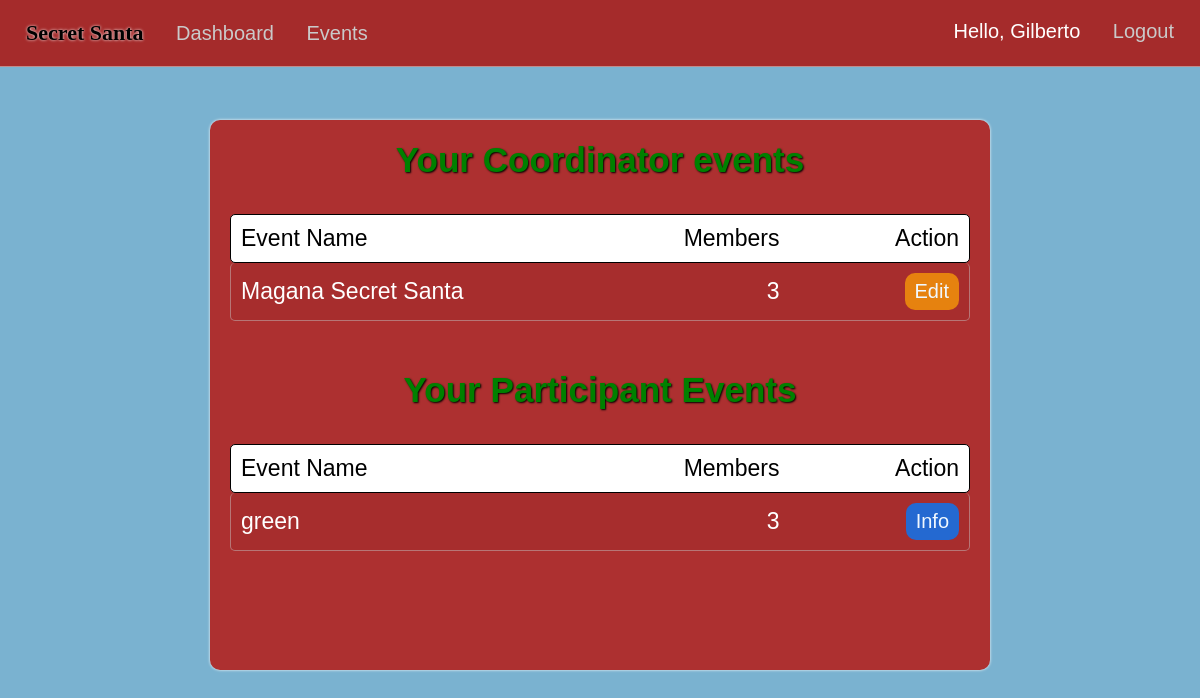
The page /dashboard (signed in) on the database its author committed.
### market/models.py (models this page shows, shortened)
class User(db.Model, UserMixin):
    id = db.Column(db.Integer(), primary_key=True)
    username = db.Column(db.String(length=30), nullable=False, unique=True)
    first_name = db.Column(db.String(length=50), nullable=False)
    last_name = db.Column(db.String(length=50), nullable=False)
    email_address = db.Column(db.String(length=50), nullable=False, unique=True)
    password_hash = db.Column(db.String(length=60), nullable=False)
    events = db.relationship('Event', backref='coordinator', lazy=True)
    events_attending = db.relationship('EventMembers', backref='attendees', lazy=True)
    @property
    def password(self):
        return self.password_hash

class EventMembers(db.Model):
    id = db.Column(db.Integer(), primary_key=True)
    event_id = db.Column(db.Integer(), db.ForeignKey('event.event_id'), nullable=False)
    user_id = db.Column(db.Integer(), db.ForeignKey('user.id'), nullable=False)
    status = db.Column(db.String(length=20))
    user = db.relationship('User', backref='event_members', lazy=True)
    events = db.relationship('Event', backref='event_link', lazy=True)

class Event(db.Model):
    event_id = db.Column(db.Integer(), primary_key=True)
    coordinator_id = db.Column(db.Integer(), db.ForeignKey('user.id'), nullable=False)
    event_name = db.Column(db.String(length=75), nullable=False, unique=True)
    event_date = db.Column(db.Date())
    event_status = db.Column(db.String(length=20))
    members = db.relationship('EventMembers', backref='attended_events', lazy=True)
    fields = db.relationship('EventFields', backref='event_for_field', lazy=True)
    filled_fields = db.relationship('UserEventFields', backref='FieldEvent', lazy=True)

### market/routes.py (the view)
@app.route("/dashboard")
@login_required
def dashboard_page():
    user_events=EventMembers.query.filter_by(user_id=current_user.id,status='member').all()
    return render_template('dashboard.html',user_events=user_events)

### market/models.py (called while the page is built)
@login_manager.user_loader
def load_user(user_id):
    return User.query.get(int(user_id))

### market/templates/dashboard.html (shortened to what this page needs)
{% extends 'base.html' %}
{% block style %}
<link rel= "stylesheet" type= "text/css" href= "{{ url_for('static',filename='styles/dashboard.css') }}">
{% endblock %}
{% block content %}
<center>
{% if user_events %}
  <div class="content-container">
  <div class="event-filled">
    <h3>Your Coordinator events</h3><br/>
    <div class="info-titles">
      <div class="event-info-interior">
        <p>Event Name</p>
        <p>Members</p>
      </div>
      <p>Action</p>
    </div>
  {% for event in user_events %}
    {% if event.attended_events.coordinator_id == current_user.id %}
      <div class="event-info">
        <div class="event-info-interior">
        <p>{{ event.attended_events.event_name }}</p>
        {% set count = [] %}
        {% for person in event.attended_events.members%}
          {% if person.status == 'member'%}
            {% set _ = count.append(person) %}
          {% endif %}
        {% endfor %}
        <p>{{count|length}}</p>
        </div>
        <a href="{{ url_for('event_info', event_id=event.event_id) }}"><button class="edit-btn">Edit</button></a>
      </div>
    {% endif %}
  {% endfor %}
  <br/>
  <h3 class="dash-title">Your Participant Events</h3><br/>
  <div class="info-titles">
    <div class="event-info-interior">
      <p>Event Name</p>
      <p>Members</p>
    </div>
    <p>Action</p>
  </div>
  {% for event in user_events %}
  {% if current_user.is_authenticated and event.attended_events.coordinator_id != current_user.id %}
    <div class="event-info">
      <div class="event-info-interior">
      <p>{{event.attended_events.event_name}}</p>
      <p class="members">{{ event.attended_events.members|length }}</p>
      </div>
      <a href="{{ url_for('event_info', event_id=event.event_id) }}"><button class="info-btn">Info</button></a>
    </div>
  {% endif %}
{% endfor %}
  </div>
  </div>
  {% endif%}
</center>
{% endblock %}

### market/templates/base.html (shortened to what this page needs)
<!DOCTYPE html>
<html lang="en">
<head>
  <link rel= "stylesheet" type= "text/css" href= "{{ url_for('static',filename='styles/main.css') }}">
  {% block style %}
  {% endblock %}
</head>
<body>
  <nav>
    <ul class="top-left-nav">
      <a href="{{ url_for('home_page') }}" ><li class="li-title">
        Secret Santa
      </li></a>
    {% if current_user.is_authenticated %}
      <li>
        <a href="{{ url_for('dashboard_page') }}" class="nav-item">Dashboard</a>
      </li>
      <li>
        <a href="{{ url_for('events_page') }}" class="nav-item">Events</a>
      </li>
    {% endif %}
    </ul>
    {% if current_user.is_authenticated %}
    <ul class="top-right-nav">
      <li>
        <p class="nav-name">Hello, {{ current_user.first_name.title() }} </p>
      </li>
      <li>
        <a class="nav-item" href="{{ url_for('logout_page') }}">Logout</a>
      </li>
    </ul>
    {% endif %}
  </nav>
  {% block content %}
  {% endblock %}
</body>
</html>

### market/static/styles/main.css (style rules this page uses)
* { margin: 0px; box-sizing: border-box; }
body { margin-top: 66px; font-family: Arial, Helvetica, sans-serif; background-color: rgb(122, 178, 208); color: white; padding: 0px 10px; padding-bottom: 80px; }
nav { display: flex; justify-content: space-between; background-color: rgb(165, 43, 43); padding: 20px 20px; position: fixed; right: 0px; left: 0px; top:0px; z-index: 1000; color: black; font-family:'Gill Sans', 'Gill Sans MT', Calibri, 'Trebuchet MS', sans-serif; font-size: 20px; border-bottom: 1px solid rgba(209, 208, 208, 0.589); }
.li-title { font-weight: bolder; font-size: 22px; font-family: 'Grinched'; text-shadow: 0px 0px 3px white; }
.top-left-nav { list-style: none; padding: 0px; display: inline-block; }
.top-left-nav li,.top-right-nav li { display: inline-block; margin-right: 6px; margin-left: 6px; }
.top-right-nav { list-style: none; padding: 0px; display: inline-block; }
.nav-item { text-decoration: none; color: rgb(202, 201, 201); margin-left: 15px; }
.nav-name { text-decoration: none; color: rgb(255, 255, 255); }
a { text-decoration: none; color: Black; }

### market/static/styles/dashboard.css (style rules this page uses)
.event-filled { margin-left: 20px; margin-right: 20px; padding-bottom: 30px; margin-top: 120px; color: white; min-height: 550px; max-width: 780px; background-color: rgb(173, 48, 48); border-radius: 10px; box-shadow: 0px 0px 3px white; font-size: 30px; padding-top: 20px; font-family: 'Grinched', 'Gill Sans', 'Gill Sans MT', Calibri, 'Trebuchet MS', sans-serif; }
h3 { text-shadow: 1px 1px 2px black; color: green; }
.info-titles { color: black; display: flex; justify-content: space-between; padding: 10px; margin-left: 20px; margin-right: 20px; background-color: rgb(255, 255, 255); border-bottom: 1px solid rgba(201, 201, 201, 0.475); border-radius: 5px; align-items:center; font-size: 23px; border: 1px solid rgb(0, 0, 0); }
.event-info { display: flex; justify-content: space-between; padding: 10px; margin-left: 20px; margin-right: 20px; background-color: rgba(165, 44, 44, 0.664); border-bottom: 1px solid rgba(201, 201, 201, 0.475); border-radius: 5px; align-items:center; font-size: 23px; border-right: 1px solid rgba(201, 201, 201, 0.475); border-left: 1px solid rgba(201, 201, 201, 0.475); font-family: 'Gill Sans', 'Gill Sans MT', Calibri, 'Trebuchet MS', sans-serif; }
.event-info-interior { display: flex; width: 75%; font-size: 23px; justify-content: space-between; }
.dash-title { margin-top: 15px; }
.info-btn { cursor: pointer; background-color: rgb(36, 105, 209); border: none; color: aliceblue; padding: 7px 10px; border-radius: 10px; font-size: 20px; font-family: 'Gill Sans', 'Gill Sans MT', Calibri, 'Trebuchet MS', sans-serif; }
.edit-btn { cursor: pointer; background-color: rgb(230, 130, 15); border: none; color: aliceblue; padding: 7px 10px; border-radius: 10px; font-size: 20px; font-family: 'Gill Sans', 'Gill Sans MT', Calibri, 'Trebuchet MS', sans-serif; }

### rows shown on the page
User: first_name "Gilberto"
EventMembers: attended_events.event_name "Magana Secret Santa", count "3"
EventMembers: attended_events.event_name "green", attended_events.members|length "3"
